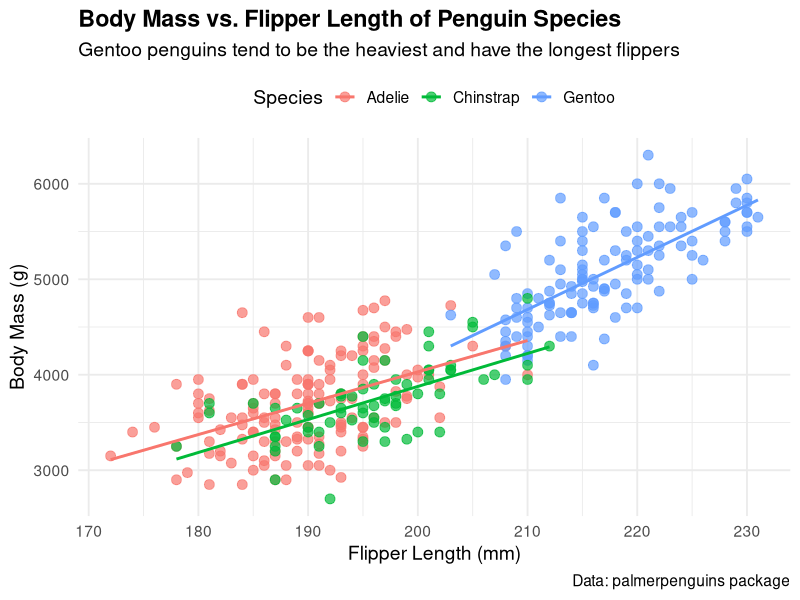

This chart was generated by the following R code:
## ---- chunk 1
suppressPackageStartupMessages({
  library(tidyverse)
  library(palmerpenguins)
})
## ---- chunk 2
penguins_clean <- penguins %>%
  drop_na(flipper_length_mm, body_mass_g, species)

ggplot(penguins_clean, aes(x = flipper_length_mm, y = body_mass_g, color = species)) +
  geom_point(alpha = 0.7, size = 3) +
  geom_smooth(method = "lm", se = FALSE, linewidth = 1, formula = y ~ x) +
  labs(
    title = "Body Mass vs. Flipper Length of Penguin Species",
    subtitle = "Gentoo penguins tend to be the heaviest and have the longest flippers",
    x = "Flipper Length (mm)",
    y = "Body Mass (g)",
    color = "Species",
    caption = "Data: palmerpenguins package"
  ) +
  theme_minimal(base_size = 14) +
  theme(
    plot.title = element_text(face = "bold"),
    plot.subtitle = element_text(margin = margin(b = 10)),
    legend.position = "top"
  )
